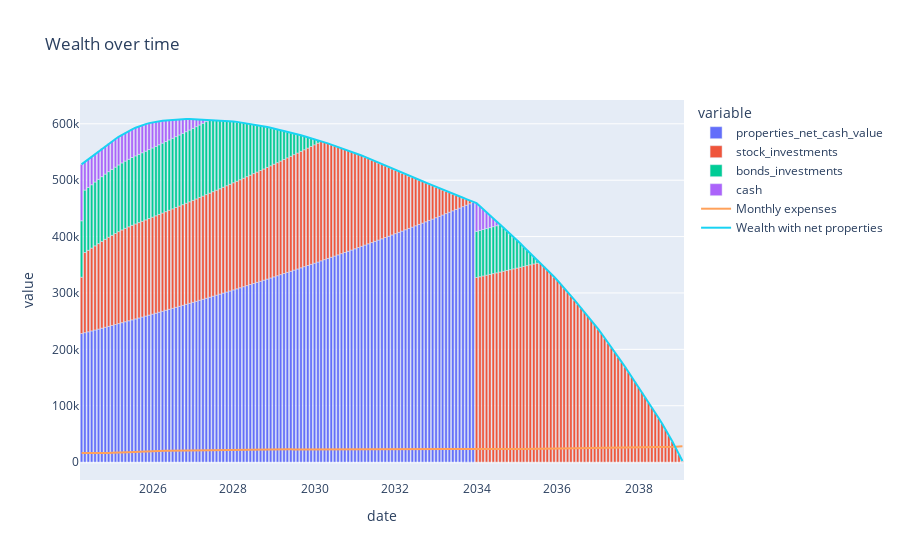

Notebook code for this chart:
### Code cell
# I want to use plotly to create a nice stacked bar chart of bonds and stock investments
# with a line chart showing monthly expenses

fig = px.bar(df, x=df['date'], y=[
        "properties_net_cash_value",
        "stock_investments",
        "bonds_investments",
        "cash",
    ], title='Wealth over time')
fig.add_scatter(x=df['date'], y=df['monthly_expenses'], mode='lines', name='Monthly expenses')
fig.add_scatter(x=df['date'], y=df['wealth_inc_properties'], mode='lines', name='Wealth with net properties')

fig.show()

### Figure 1 — Plotly figure (JSON) as saved in the notebook; plotly's stock layout.template omitted (floating-point values rounded to 4 significant figures; data arrays with more than 128 entries replaced by an {"elided": "..."} marker saying what was removed)
{"data": [{"alignmentgroup": "True", "hovertemplate": "variable=properties_net_cash_value<br>date=%{x}<br>value=%{y}<extra></extra>", "legendgroup": "properties_net_cash_value", "marker": {"color": "#636efa", "pattern": {"shape": ""}}, "name": "properties_net_cash_value", "offsetgroup": "properties_net_cash_value", "orientation": "v", "showlegend": true, "textposition": "auto", "type": "bar", "x": {"elided": "179 str values"}, "xaxis": "x", "y": {"elided": "179 float values"}, "yaxis": "y"}, {"alignmentgroup": "True", "hovertemplate": "variable=stock_investments<br>date=%{x}<br>value=%{y}<extra></extra>", "legendgroup": "stock_investments", "marker": {"color": "#EF553B", "pattern": {"shape": ""}}, "name": "stock_investments", "offsetgroup": "stock_investments", "orientation": "v", "showlegend": true, "textposition": "auto", "type": "bar", "x": {"elided": "179 str values"}, "xaxis": "x", "y": {"elided": "179 float values"}, "yaxis": "y"}, {"alignmentgroup": "True", "hovertemplate": "variable=bonds_investments<br>date=%{x}<br>value=%{y}<extra></extra>", "legendgroup": "bonds_investments", "marker": {"color": "#00cc96", "pattern": {"shape": ""}}, "name": "bonds_investments", "offsetgroup": "bonds_investments", "orientation": "v", "showlegend": true, "textposition": "auto", "type": "bar", "x": {"elided": "179 str values"}, "xaxis": "x", "y": {"elided": "179 float values"}, "yaxis": "y"}, {"alignmentgroup": "True", "hovertemplate": "variable=cash<br>date=%{x}<br>value=%{y}<extra></extra>", "legendgroup": "cash", "marker": {"color": "#ab63fa", "pattern": {"shape": ""}}, "name": "cash", "offsetgroup": "cash", "orientation": "v", "showlegend": true, "textposition": "auto", "type": "bar", "x": {"elided": "179 str values"}, "xaxis": "x", "y": {"elided": "179 float values"}, "yaxis": "y"}, {"mode": "lines", "name": "Monthly expenses", "type": "scatter", "x": {"elided": "179 str values"}, "y": {"elided": "179 float values"}}, {"mode": "lines", "name": "Wealth with net properties", "type": "scatter", "x": {"elided": "179 str values"}, "y": {"elided": "179 float values"}}], "layout": {"barmode": "relative", "legend": {"title": {"text": "variable"}, "tracegroupgap": 0}, "title": {"text": "Wealth over time"}, "xaxis": {"anchor": "y", "domain": [0, 1], "title": {"text": "date"}}, "yaxis": {"anchor": "x", "domain": [0, 1], "title": {"text": "value"}}}}
